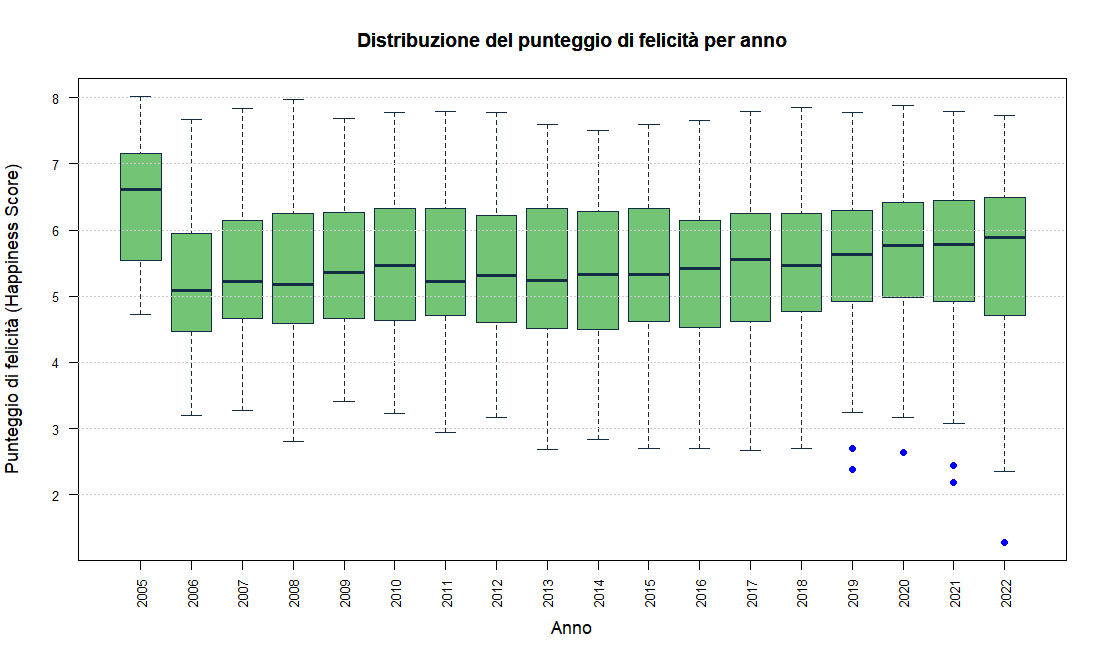

The R source for this figure:
#Caricamento del dataset
df <- read.csv(file.choose(), header = TRUE, sep = ",")

#Rimuovo eventuali valori mancanti
df_box <- df[!is.na(df$happiness_score) & !is.na(df$year), ]

#Boxplot
boxplot(happiness_score ~ factor(year),
        data = df_box,
        col = "#74c476",
        border = "#132B43",
        outcol = "blue",           
        pch = 16,                 
        main = "Distribuzione del punteggio di felicità per anno",
        xlab = "Anno",
        ylab = "Punteggio di felicità (Happiness Score)",
        cex.lab = 1.1,
        cex.axis = 0.8,
        las = 2)              

grid(nx = NA, ny = NULL, col = "gray80", lty = "dotted")
title(main = "Distribuzione del punteggio di felicità per anno", font.main = 2)
